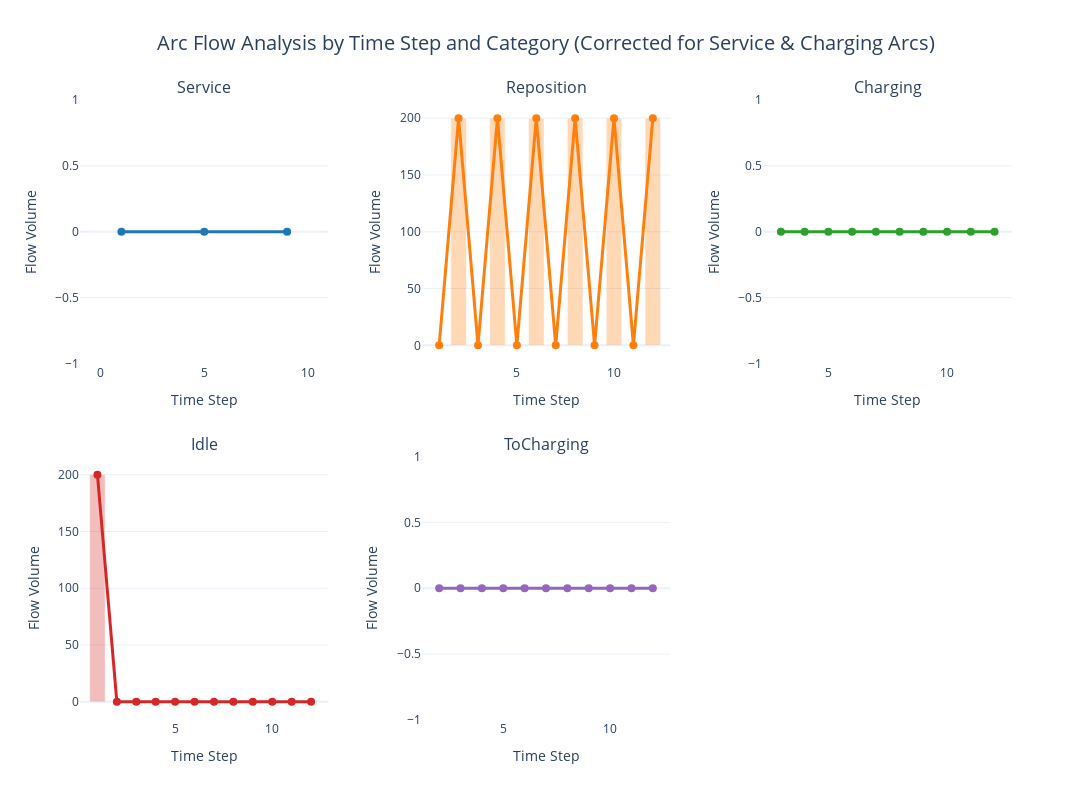

This figure's notebook cell:
### Code cell
# 创建五种类型弧流量的分离子图（修正版）
main_categories = ['Service', 'Reposition', 'Charging', 'Idle', 'ToCharging']

# 创建子图 (2行3列，因为现在有5个类别)
fig = make_subplots(
    rows=2, cols=3,
    subplot_titles=main_categories,
    vertical_spacing=0.15,
    horizontal_spacing=0.1
)

# 颜色映射
colors = {
    'Service': '#1f77b4',
    'Reposition': '#ff7f0e', 
    'Charging': '#2ca02c',
    'Idle': '#d62728',
    'ToCharging': '#9467bd'
}

# 为每个类别创建图表
positions = [(1,1), (1,2), (1,3), (2,1), (2,2)]

for i, category in enumerate(main_categories):
    row, col = positions[i]
    
    # 获取该类别的数据
    category_data = aggregated[aggregated['arc_category'] == category]
    
    if not category_data.empty:
        # 总流量折线图
        fig.add_trace(
            go.Scatter(
                x=category_data['time_step'],
                y=category_data['total_flow'],
                mode='lines+markers',
                name=f'{category} - Total Flow',
                line=dict(color=colors[category], width=3),
                marker=dict(size=8),
                showlegend=False
            ),
            row=row, col=col
        )
        
        # 添加柱状图背景
        fig.add_trace(
            go.Bar(
                x=category_data['time_step'],
                y=category_data['total_flow'],
                name=f'{category} - Bars',
                marker=dict(color=colors[category], opacity=0.3),
                showlegend=False
            ),
            row=row, col=col
        )
    
    # 设置子图标题和轴标签
    fig.update_xaxes(title_text="Time Step", row=row, col=col)
    fig.update_yaxes(title_text="Flow Volume", row=row, col=col)

# 更新整体布局
fig.update_layout(
    title={
        'text': 'Arc Flow Analysis by Time Step and Category (Corrected for Service & Charging Arcs)',
        'x': 0.5,
        'xanchor': 'center',
        'font': {'size': 20}
    },
    height=800,
    width=1200,
    template='plotly_white'
)

fig.show()

### Figure 1 — Plotly figure (JSON) as saved in the notebook; plotly's stock layout.template omitted (floating-point values rounded to 4 significant figures)
{"data": [{"line": {"color": "#1f77b4", "width": 3}, "marker": {"size": 8}, "mode": "lines+markers", "name": "Service - Total Flow", "showlegend": false, "type": "scatter", "x": [1.0, 5.0, 9.0], "xaxis": "x", "y": [0.0, 0.0, 0.0], "yaxis": "y"}, {"marker": {"color": "#1f77b4", "opacity": 0.3}, "name": "Service - Bars", "showlegend": false, "type": "bar", "x": [1.0, 5.0, 9.0], "xaxis": "x", "y": [0.0, 0.0, 0.0], "yaxis": "y"}, {"line": {"color": "#ff7f0e", "width": 3}, "marker": {"size": 8}, "mode": "lines+markers", "name": "Reposition - Total Flow", "showlegend": false, "type": "scatter", "x": [1.0, 2.0, 3.0, 4.0, 5.0, 6.0, 7.0, 8.0, 9.0, 10.0, 11.0, 12.0], "xaxis": "x2", "y": [0.0, 200.0, 0.0, 200.0, 0.0, 200.0, 0.0, 200.0, 0.0, 200.0, 0.0, 200.0], "yaxis": "y2"}, {"marker": {"color": "#ff7f0e", "opacity": 0.3}, "name": "Reposition - Bars", "showlegend": false, "type": "bar", "x": [1.0, 2.0, 3.0, 4.0, 5.0, 6.0, 7.0, 8.0, 9.0, 10.0, 11.0, 12.0], "xaxis": "x2", "y": [0.0, 200.0, 0.0, 200.0, 0.0, 200.0, 0.0, 200.0, 0.0, 200.0, 0.0, 200.0], "yaxis": "y2"}, {"line": {"color": "#2ca02c", "width": 3}, "marker": {"size": 8}, "mode": "lines+markers", "name": "Charging - Total Flow", "showlegend": false, "type": "scatter", "x": [3.0, 4.0, 5.0, 6.0, 7.0, 8.0, 9.0, 10.0, 11.0, 12.0], "xaxis": "x3", "y": [0.0, 0.0, 0.0, 0.0, 0.0, 0.0, 0.0, 0.0, 0.0, 0.0], "yaxis": "y3"}, {"marker": {"color": "#2ca02c", "opacity": 0.3}, "name": "Charging - Bars", "showlegend": false, "type": "bar", "x": [3.0, 4.0, 5.0, 6.0, 7.0, 8.0, 9.0, 10.0, 11.0, 12.0], "xaxis": "x3", "y": [0.0, 0.0, 0.0, 0.0, 0.0, 0.0, 0.0, 0.0, 0.0, 0.0], "yaxis": "y3"}, {"line": {"color": "#d62728", "width": 3}, "marker": {"size": 8}, "mode": "lines+markers", "name": "Idle - Total Flow", "showlegend": false, "type": "scatter", "x": [1.0, 2.0, 3.0, 4.0, 5.0, 6.0, 7.0, 8.0, 9.0, 10.0, 11.0, 12.0], "xaxis": "x4", "y": [200.0, 0.0, 0.0, 0.0, 0.0, 0.0, 0.0, 0.0, 0.0, 0.0, 0.0, 0.0], "yaxis": "y4"}, {"marker": {"color": "#d62728", "opacity": 0.3}, "name": "Idle - Bars", "showlegend": false, "type": "bar", "x": [1.0, 2.0, 3.0, 4.0, 5.0, 6.0, 7.0, 8.0, 9.0, 10.0, 11.0, 12.0], "xaxis": "x4", "y": [200.0, 0.0, 0.0, 0.0, 0.0, 0.0, 0.0, 0.0, 0.0, 0.0, 0.0, 0.0], "yaxis": "y4"}, {"line": {"color": "#9467bd", "width": 3}, "marker": {"size": 8}, "mode": "lines+markers", "name": "ToCharging - Total Flow", "showlegend": false, "type": "scatter", "x": [2.0, 3.0, 4.0, 5.0, 6.0, 7.0, 8.0, 9.0, 10.0, 11.0, 12.0], "xaxis": "x5", "y": [0.0, 0.0, 0.0, 0.0, 0.0, 0.0, 0.0, 0.0, 0.0, 0.0, 0.0], "yaxis": "y5"}, {"marker": {"color": "#9467bd", "opacity": 0.3}, "name": "ToCharging - Bars", "showlegend": false, "type": "bar", "x": [2.0, 3.0, 4.0, 5.0, 6.0, 7.0, 8.0, 9.0, 10.0, 11.0, 12.0], "xaxis": "x5", "y": [0.0, 0.0, 0.0, 0.0, 0.0, 0.0, 0.0, 0.0, 0.0, 0.0, 0.0], "yaxis": "y5"}], "layout": {"annotations": [{"font": {"size": 16}, "showarrow": false, "text": "Service", "x": 0.1333, "xanchor": "center", "xref": "paper", "y": 1, "yanchor": "bottom", "yref": "paper"}, {"font": {"size": 16}, "showarrow": false, "text": "Reposition", "x": 0.5, "xanchor": "center", "xref": "paper", "y": 1, "yanchor": "bottom", "yref": "paper"}, {"font": {"size": 16}, "showarrow": false, "text": "Charging", "x": 0.8667, "xanchor": "center", "xref": "paper", "y": 1, "yanchor": "bottom", "yref": "paper"}, {"font": {"size": 16}, "showarrow": false, "text": "Idle", "x": 0.1333, "xanchor": "center", "xref": "paper", "y": 0.425, "yanchor": "bottom", "yref": "paper"}, {"font": {"size": 16}, "showarrow": false, "text": "ToCharging", "x": 0.5, "xanchor": "center", "xref": "paper", "y": 0.425, "yanchor": "bottom", "yref": "paper"}], "height": 800, "title": {"font": {"size": 20}, "text": "Arc Flow Analysis by Time Step and Category (Corrected for Service & Charging Arcs)", "x": 0.5, "xanchor": "center"}, "width": 1200, "xaxis": {"anchor": "y", "domain": [0, 0.2667], "title": {"text": "Time Step"}}, "xaxis2": {"anchor": "y2", "domain": [0.3667, 0.6333], "title": {"text": "Time Step"}}, "xaxis3": {"anchor": "y3", "domain": [0.7333, 1], "title": {"text": "Time Step"}}, "xaxis4": {"anchor": "y4", "domain": [0, 0.2667], "title": {"text": "Time Step"}}, "xaxis5": {"anchor": "y5", "domain": [0.3667, 0.6333], "title": {"text": "Time Step"}}, "xaxis6": {"anchor": "y6", "domain": [0.7333, 1]}, "yaxis": {"anchor": "x", "domain": [0.575, 1], "title": {"text": "Flow Volume"}}, "yaxis2": {"anchor": "x2", "domain": [0.575, 1], "title": {"text": "Flow Volume"}}, "yaxis3": {"anchor": "x3", "domain": [0.575, 1], "title": {"text": "Flow Volume"}}, "yaxis4": {"anchor": "x4", "domain": [0, 0.425], "title": {"text": "Flow Volume"}}, "yaxis5": {"anchor": "x5", "domain": [0, 0.425], "title": {"text": "Flow Volume"}}, "yaxis6": {"anchor": "x6", "domain": [0, 0.425]}}}
